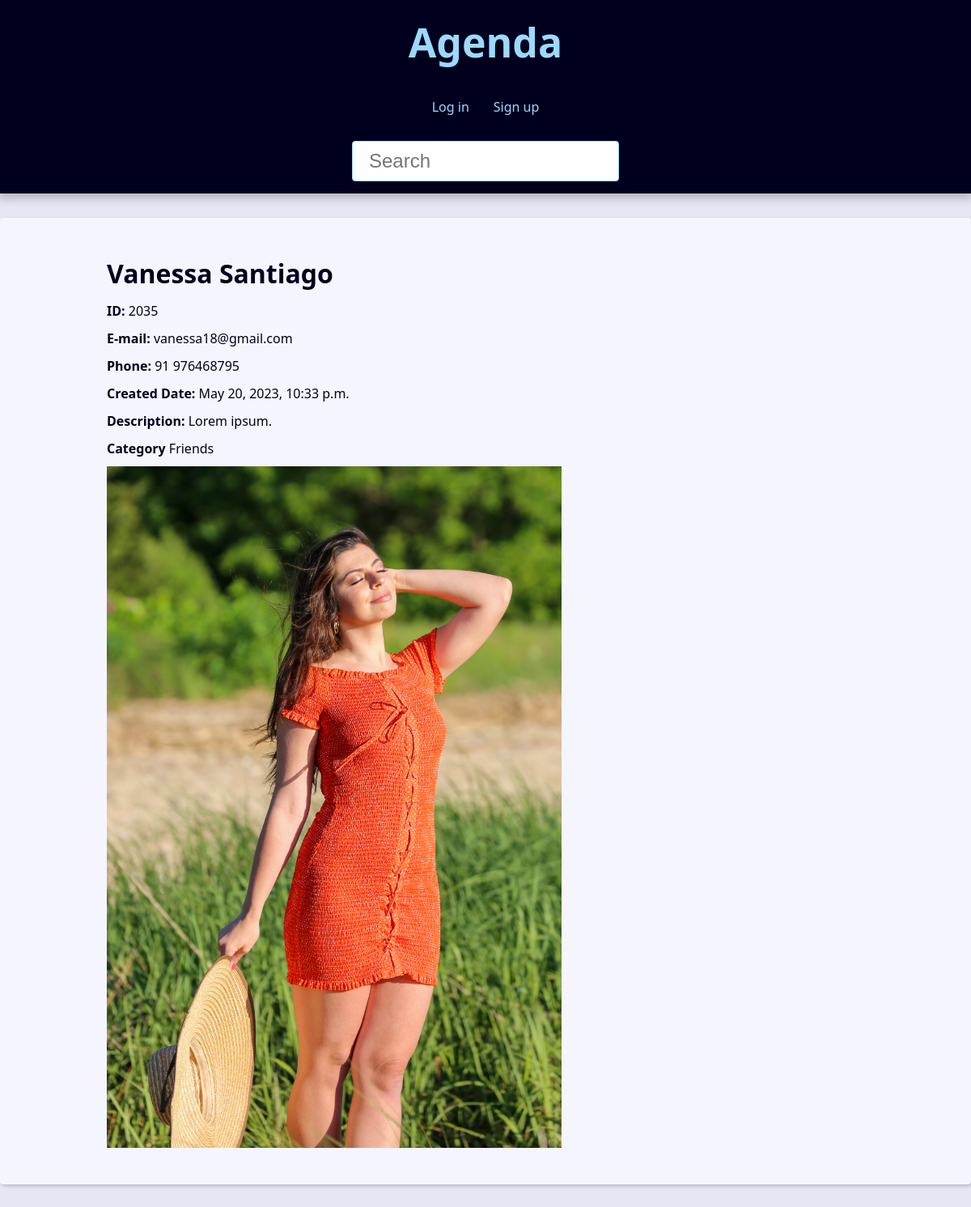
Screenshot of /contact/2035/ with the database file from the repository.
### contact/models.py (models this page shows, shortened)
class Contact(models.Model):
    first_name = models.CharField(max_length=50)
    last_name = models.CharField(max_length=50, blank=True)
    phone = models.CharField(max_length=50)
    email = models.EmailField(max_length=254)
    created_date = models.DateTimeField(default=timezone.now)
    description = models.TextField(blank=True, help_text='Optional')
    show = models.BooleanField(default=True)
    picture = models.ImageField(blank=True, upload_to='pictures/%Y/%m/')
    category = models.ForeignKey(
        Category, on_delete=models.SET_NULL, blank=True, null=True,
        help_text='Optional'
    )
    owner = models.ForeignKey(
        User, on_delete=models.SET_NULL, blank=True, null=True
    )

class Category(models.Model):
    class Meta:
        verbose_name = 'Category'
        verbose_name_plural = 'Categories'
    name = models.CharField(max_length=50)

### contact/views/contact_views.py (the view)
# urls.py: path('contact/<int:contact_id>/', views.contact, name='contact'),
def contact(request, contact_id):
    single_contact = get_object_or_404(Contact, pk=contact_id, show=True)
    site_title = f'{single_contact.first_name} {single_contact.last_name } - '
    context = {'contact': single_contact, 'site_title': site_title, }
    return render(request, 'contact/contact.html', context)

### contact/templates/contact/contact.html (shortened to what this page needs)
{% extends 'global/base.html' %}
{% block content %}
  <div class="single-contact">
    <h1 class="single-contact-name">
      {{ contact.first_name }} {{ contact.last_name }}
    </h1>
    <p><b>ID:</b> {{ contact.id }} </p>
    <p><b>E-mail:</b> {{ contact.email }} </p>
    <p><b>Phone:</b> {{ contact.phone }} </p>
    <p><b>Created Date:</b> {{ contact.created_date }} </p>
    <p><b>Description:</b> {{ contact.description }}</p>
    <p><b>Category</b> {{ contact.category.name }} </p>
    {% if contact.picture %}
      <p>
        <img src="{{ contact.picture.url}}" alt="{{ contact.first_name }} {{ contact.last_name }}">
      </p>
    {% endif %}
    </div>
{% endblock content %}

### base_static/global/css/style.css (style rules this page uses)
:root { --link-dark-color: rgb(0, 83, 134); --link-light-color: rgb(156, 217, 255); --clr-black: rgb(0, 0, 30); --clr-light-gray: rgb(230, 230, 245); --clr-white: rgb(245, 245, 255); --clr-dark-shadow-5: rgba(0, 0, 10, 5%); --clr-dark-shadow-10: rgba(0, 0, 10, 10%); --clr-dark-shadow-20: rgba(0, 0, 10, 20%); --clr-light-shadow-10: rgba(200, 200, 255, 10%); --small-font-size: 1.6rem; --smaller-font-size: 1.4rem; --smallest-font-size: 1.2rem; --medium-font-size: 2.4rem; --biggest-font-size: 5rem; --table-min-width: 60rem; --main-page-width: 120rem; --spacing: 1.5rem; --default-border-radius: 4px; --transition-fast: 300ms; }
*, *::before, *::after { margin: 0; padding: 0; box-sizing: border-box; }
html { font-size: 62.5%; }
body { font-family: system-ui, -apple-system, BlinkMacSystemFont, 'Segoe UI', Roboto, Oxygen, Ubuntu, Cantarell, 'Open Sans', 'Helvetica Neue', sans-serif; line-height: 1.5; font-size: var(--small-font-size); color: var(--clr-black); -webkit-font-smoothing: antialiased; background: var(--clr-light-gray); }
img, svg { display: block; max-width: 60%; }
.single-contact p { margin: 1rem 0; }
.single-contact h1 { margin: 1rem 0; }
@media (min-width: 600px) { .single-contact { max-width: 80%; margin: calc(var(--spacing) * 2) auto; } }

### rows the page displays
Contact: first_name "Vanessa", last_name "Santiago", id "2035", email "vanessa18@gmail.com", phone "91 976468795", created_date "May 20, 2023, 10:33 p.m.", description "Lorem ipsum.", category.name "Friends", picture (picture)
